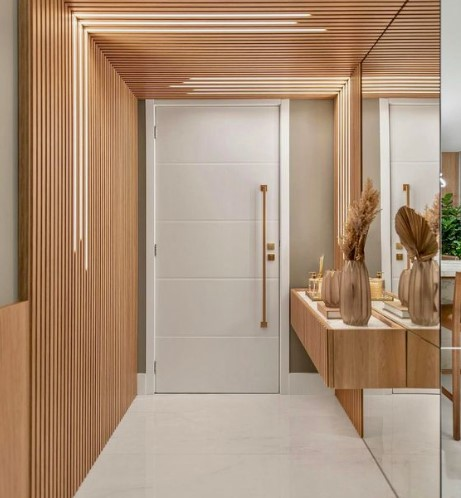
#> input picture entrada.jpg, 461 x 498 px; the run also reads 2 pictures not shown here
$ jupyter execute --allow-errors Trabalho1.ipynb   (shell and % lines are left out)   (older library calls are emulated)
#> lines starting #> are read from the running program, lines starting #| are printed output that depends on the picture; after the words box and inside, x2 and y2 are one past the last pixel; in counts of white or black regions, pixels touching at a corner belong together
Instalacao de dependencias

[cell 1]
# git config --global user.email "you@example.com"
# git config --global user.name "Your Name"

[cell 2]
import numpy as np
import imutils
import cv2
import mahotas
from matplotlib import pyplot as plt

lendo imagem e obendo informacoes de largura altura e canais em pixel

[cell 3]
# Importação das bibliotecas
import cv2
# Leitura da imagem com a função imread()
imagem = cv2.imread('entrada.jpg')
#> imagem is the input picture: shape (498, 461, 3); mean B, G, R 121.3, 144.7, 171.2
print('Largura em pixels: ', end='')
print(imagem.shape[1]) #largura da imagem
#| 461
print('Altura em pixels: ', end='')
print(imagem.shape[0]) #altura da imagem
#| 498
print('Qtde de canais: ', end='')
print(imagem.shape[2])
#| 3
# Mostra a imagem com a função imshow
cv2.imshow("Nome da janela", imagem)
cv2.waitKey(0) #espera pressionar qualquer tecla
# Salvar a imagem no disco com função imwrite()
cv2.imwrite("saida.jpg", imagem)
#> Out = True

2 Sistema de coordenadas e manipulação de pixels

Captura de Caracteristicas de cor

[cell 4]
# Importação das bibliotecas
import cv2
# Leitura da imagem com a função imread()
imagem = cv2.imread('entrada.jpg')

(b, g, r) = imagem[0, 0] #veja que a ordem BGR e não RGB
#> b = 130; g = 150; r = 168
print('O pixel (0, 0) tem as seguintes cores:')
print('Vermelho:', r, 'Verde:', g, 'Azul:', b)
#| Vermelho: 168 Verde: 150 Azul: 130

Coloca tudo em azul

[cell 5]
import cv2
# Leitura da imagem com a função imread()
imagem = cv2.imread('entrada.jpg')
for y in range(0, imagem.shape[0]):
    for x in range(0, imagem.shape[1]):
        imagem[y, x] = (130,0,0)
cv2.imshow("Imagem modificada", imagem)
cv2.waitKey(0) #espera pressionar qualquer tecla

Altera as cores

[cell 6]
import cv2
# Leitura da imagem com a função imread()
imagem = cv2.imread('ponte.png')
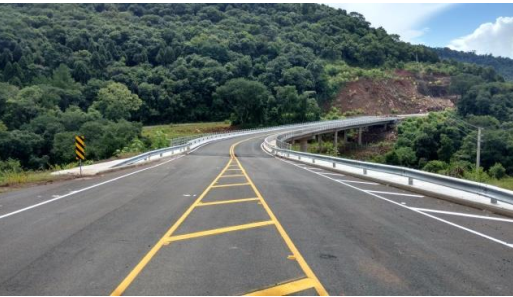
#> input picture ponte.png, 513 x 297 px
#> imagem is the input picture: shape (297, 513, 3); mean B, G, R 106.1, 110.1, 102.4
for y in range(0, imagem.shape[0]): #percorre linhas
    for x in range(0, imagem.shape[1]): #percorre colunas
        imagem[y, x] = (x%256,y%256,x%256)
cv2.imshow("Imagem modificada", imagem)
cv2.waitKey(0)

[cell 7]
import cv2
imagem = cv2.imread('ponte.png')
for y in range(0, imagem.shape[0], 1): #percorre as linhas
    for x in range(0, imagem.shape[1], 1): #percorre as colunas
        imagem[y, x] = (0,(x*y)%256,0)
cv2.imshow("Imagem modificada", imagem)
cv2.waitKey(0)

[cell 8]
import cv2
imagem = cv2.imread('ponte.png')
for y in range(0, imagem.shape[0], 10): #percorre linhas
    for x in range(0, imagem.shape[1], 10): #percorre colunas
        imagem[y:y+5, x: x+5] = (0,255,255)
cv2.imshow("Imagem modificada", imagem)
cv2.waitKey(0)

[cell 9]
imagem[0, 0] = (0, 255, 0) #altera o pixel (0,0) para verde
#> imagem: shape (297, 513, 3); mean B, G, R 79, 146.8, 141

#> (a cell that did not finish here is left out)

[cell 11]
import cv2
image = cv2.imread('ponte.png')
#Cria um retangulo azul por toda a largura da imagem
image[30:50, :] = (255, 0, 0)
#Cria um quadrado vermelho
image[100:150, 50:100] = (0, 0, 255)
#Cria um retangulo amarelo por toda a altura da imagem
image[:, 200:220] = (0, 255, 255)
#Cria um retangulo verde da linha 150 a 300 nas colunas 250 a
350
image[150:300, 250:350] = (0, 255, 0)
#Cria um quadrado ciano da linha 150 a 300 nas colunas 250 a
350
image[300:400, 50:150] = (255, 255, 0)
#Cria um quadrado branco
image[250:350, 300:400] = (255, 255, 255)
#Cria um quadrado preto
image[70:100, 300: 450] = (0, 0, 0)
cv2.imshow("Imagem alterada", image)
cv2.imwrite("alterada.jpg", image)
cv2.waitKey(0)

[cell 12]
import numpy as np
import cv2
imagem = cv2.imread('ponte.png')
vermelho = (0, 0, 255)
verde = (0, 255, 0)
azul = (255, 0, 0)
cv2.line(imagem, (0, 0), (100, 200), verde)
cv2.line(imagem, (300, 200), (150, 150), vermelho, 5)
cv2.rectangle(imagem, (20, 20), (120, 120), azul, 10)
cv2.rectangle(imagem, (200, 50), (225, 125), verde, -1)
(X, Y) = (imagem.shape[1] // 2, imagem.shape[0] // 2)
#> X = 256; Y = 148
for raio in range(0, 175, 15):
    cv2.circle(imagem, (X, Y), raio, vermelho)
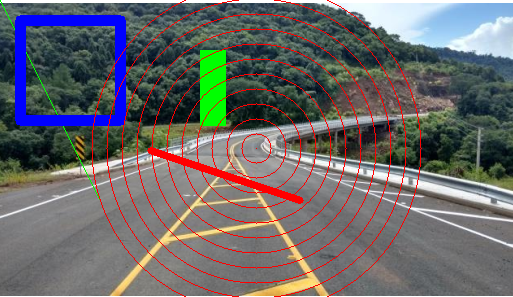
#> imagem: shape (297, 513, 3); mean B, G, R 105.9, 105.6, 106.1
cv2.imshow("Desenhando sobre a imagem", imagem)
cv2.waitKey(0)
#> Out = 113

[cell 13]
import numpy as np
import cv2
imagem = cv2.imread('ponte.png')
fonte = cv2.FONT_HERSHEY_SIMPLEX
#> fonte = 0
cv2.putText(imagem,'OpenCV',(15,65), fonte,2,(255,255,255),2,cv2.LINE_AA)
#> imagem: shape (297, 513, 3); 1.87% of pixels changed, all inside (x1, y1, x2, y2) = (19, 21, 250, 82)
cv2.imshow("Ponte", imagem)
cv2.waitKey(0)
#> Out = 113

4 Transformações e máscaras

[cell 14]
import cv2
imagem = cv2.imread('ponte.png')
recorte = imagem[100:200, 100:200]
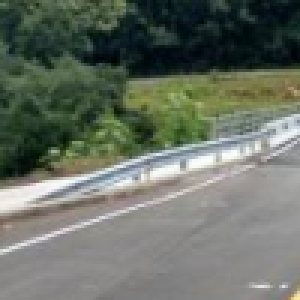
#> recorte: shape (100, 100, 3) (shown 3 times larger); mean B, G, R 100.3, 111.4, 104
cv2.imshow("Recorte da imagem", recorte)
cv2.imwrite("recorte.jpg", recorte) #salva no disco
#> Out = True

[cell 15]
import numpy as np
import cv2
img = cv2.imread('ponte.png')
cv2.imshow("Original", img)
largura = img.shape[1]
#> largura = 513
altura = img.shape[0]
#> altura = 297
proporcao = float(altura/largura)
#> proporcao = 0.579
largura_nova = 320 #em pixels
altura_nova = int(largura_nova*proporcao)
#> altura_nova = 185
tamanho_novo = (largura_nova, altura_nova)
#> tamanho_novo = (320, 185)
img_redimensionada = cv2.resize(img,tamanho_novo, interpolation = cv2.INTER_AREA)
cv2.imshow('Resultado', img_redimensionada)
cv2.waitKey(0)
#> Out = 113

[cell 16]
import numpy as np
import imutils
import cv2
img = cv2.imread('ponte.png')
cv2.imshow("Original", img)
img_redimensionada = img[::2,::2]
#> img_redimensionada: shape (149, 257, 3)
cv2.imshow("Imagem redimensionada", img_redimensionada)
cv2.waitKey(0)
#> Out = 113

[cell 17]
import cv2
img = cv2.imread('ponte.png')
cv2.imshow("Original", img)
flip_horizontal = img[::-1,:] #comando equivalente abaixo
#flip_horizontal = cv2.flip(img, 1)
cv2.imshow("Flip Horizontal", flip_horizontal)
flip_vertical = img[:,::-1] #comando equivalente abaixo
#flip_vertical = cv2.flip(img, 0)
cv2.imshow("Flip Vertical", flip_vertical)
flip_hv = img[::-1,::-1] #comando equivalente abaixo
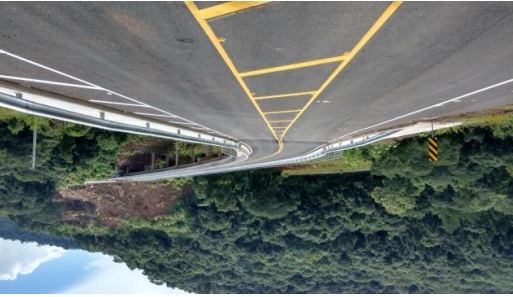
#> flip_hv: shape (297, 513, 3); mean B, G, R 106.1, 110.1, 102.4
#flip_hv = cv2.flip(img, -1)
cv2.imshow("Flip Horizontal e Vertical", flip_hv)
cv2.waitKey(0)
#> Out = 113

[cell 18]
img = cv2.imread('ponte.png')
(alt, lar) = img.shape[:2] #captura altura e largura
#> alt = 297; lar = 513
centro = (lar // 2, alt // 2) #acha o centro
#> centro = (256, 148)
M = cv2.getRotationMatrix2D(centro, 30, 1.0) #30 graus
#> M = [[0.866, 0.5, -39.7], [-0.5, 0.866, 147.8]]
img_rotacionada = cv2.warpAffine(img, M, (lar, alt))
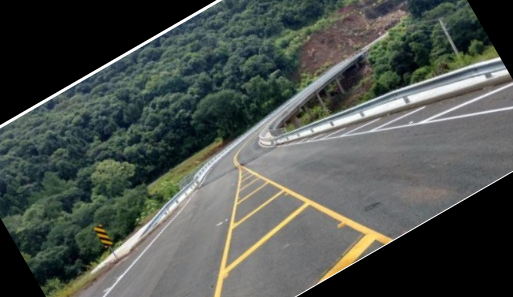
#> img_rotacionada: shape (297, 513, 3); mean B, G, R 77.5, 82.5, 76.9
cv2.imshow("Imagem rotacionada em 45 graus", img_rotacionada)
cv2.waitKey(0)
#> Out = 113

[cell 19]
img = cv2.imread('ponte.png')
cv2.imshow("Original", img)
mascara = np.zeros(img.shape[:2], dtype = "uint8")
(cX, cY) = (img.shape[1] // 2, img.shape[0] // 2)
#> cX = 256; cY = 148
cv2.circle(mascara, (cX, cY), 100, 255, -1)
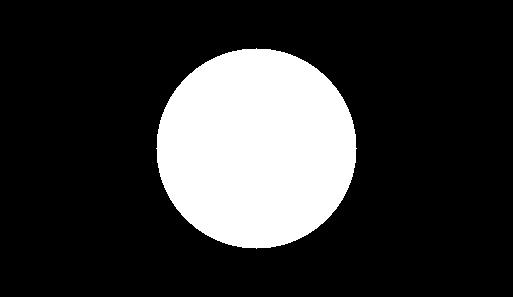
#> mascara: shape (297, 513); 20.6% white; 1 white region, box (x1, y1, x2, y2) and area: (156, 48, 357, 249) 31417
img_com_mascara = cv2.bitwise_and(img, img, mask = mascara)
cv2.imshow("Máscara aplicada à imagem", img_com_mascara)
cv2.waitKey(0)
#> Out = 113

[cell 20]
import cv2
import numpy as np
img = cv2.imread('ponte.png')
cv2.imshow("Original", img)
mascara = np.zeros(img.shape[:2], dtype = "uint8")
(cX, cY) = (img.shape[1] // 2, img.shape[0] // 2)
cv2.circle(mascara, (cX, cY), 180, 255, 70)
#> mascara: shape (297, 513); 33.7% white; 1 white region, box (x1, y1, x2, y2) and area: (41, 0, 472, 297) 51368
cv2.circle(mascara, (cX, cY), 70, 255, -1)
#> mascara: shape (297, 513); 43.8% white; 2 white regions
cv2.imshow("Máscara", mascara)
img_com_mascara = cv2.bitwise_and(img, img, mask = mascara)
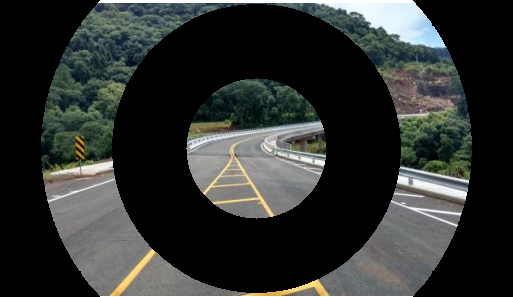
#> img_com_mascara: shape (297, 513, 3); mean B, G, R 47.4, 49.5, 46.6
cv2.imshow("Máscara aplicada à imagem", img_com_mascara)
cv2.waitKey(0)
#> Out = 113

5 Sistemas de cores

[cell 21]
img = cv2.imread('ponte.png')
cv2.imshow("Original", img)
gray = cv2.cvtColor(img, cv2.COLOR_BGR2GRAY)
cv2.imshow("Gray", gray)
hsv = cv2.cvtColor(img, cv2.COLOR_BGR2HSV)
#> hsv: shape (297, 513, 3); mean H, S, V 72, 50.9, 114.4
cv2.imshow("HSV", hsv)
lab = cv2.cvtColor(img, cv2.COLOR_BGR2LAB)
#> lab: shape (297, 513, 3); mean of channels 0, 1, 2 114.8, 124.5, 129.4
cv2.imshow("L*a*b*", lab)
cv2.waitKey(0)
#> Out = 113

[cell 22]
img = cv2.imread('ponte.png')
(canalAzul, canalVerde, canalVermelho) = cv2.split(img)
cv2.imshow("Vermelho", canalVermelho)
cv2.imshow("Verde", canalVerde)
cv2.imshow("Azul", canalAzul)
cv2.waitKey(0)
#> Out = 113

[cell 23]
resultado = cv2.merge([canalAzul, canalVerde, canalVermelho])

[cell 24]
import numpy as np
import cv2
img = cv2.imread('ponte.png')
(canalAzul, canalVerde, canalVermelho) = cv2.split(img)
zeros = np.zeros(img.shape[:2], dtype = "uint8")
cv2.imshow("Vermelho", cv2.merge([zeros, zeros,canalVermelho]))
cv2.imshow("Verde", cv2.merge([zeros, canalVerde, zeros]))
cv2.imshow("Azul", cv2.merge([canalAzul, zeros, zeros]))
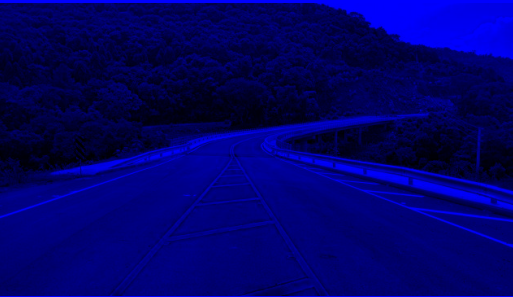
#> window 'Azul': shape (297, 513, 3); mean B, G, R 106.1, 0, 0
cv2.imshow("Original", img)
cv2.waitKey(0)
#> Out = 113

6 Histogramas e equalização de imagem

[cell 25]
from matplotlib import pyplot as plt
import cv2
img = cv2.imread('ponte.png')
img = cv2.cvtColor(img, cv2.COLOR_BGR2GRAY) #converte P&B
cv2.imshow("Imagem P&B", img)
#Função calcHist para calcular o hisograma da imagem
h = cv2.calcHist([img], [0], None, [256], [0, 256])
#> h = 256 values, max 2105 at index 114, min 0 at index 0, mean 595.2
plt.figure()
plt.title("Histograma P&B")
plt.xlabel("Intensidade")
plt.ylabel("Qtde de Pixels")
plt.plot(h)
plt.xlim([0, 256])
plt.show()
#> figure, not shown here; curve peaks at x = 114, y = 2105
cv2.waitKey(0)
plt.hist(img.ravel(),256,[0,256])
plt.show()
#> figure, not shown here; tallest bar 2105 high, from x = 114 to 115

[cell 26]
from matplotlib import pyplot as plt
import numpy as np
import cv2

img = cv2.imread('ponte.png')
cv2.imshow("Imagem Colorida", img)

#Separa os canais
canais = cv2.split(img)
cores = ("b", "g", "r")
plt.figure()
plt.title("'Histograma Colorido")
plt.xlabel("Intensidade")
plt.ylabel("Número de Pixels")
for (canal, cor) in zip(canais, cores):
    #Este loop executa 3 vezes, uma para cada canal
    hist = cv2.calcHist([canal], [0], None, [256], [0, 256])
    plt.plot(hist, color=cor)
    plt.xlim([0, 256])
#> this loop made 3 passes
#> cor on passes 1 to 3: 'b', 'g', 'r'
plt.show()
#> figure, not shown here; curve peaks at x = 255, y = 3010; curve peaks at x = 116, y = 2294; curve peaks at x = 255, y = 2135

[cell 27]
from matplotlib import pyplot as plt
import numpy as np
import cv2
img = cv2.imread('ponte.png')
img = cv2.cvtColor(img, cv2.COLOR_BGR2GRAY)
h_eq = cv2.equalizeHist(img)
plt.figure()
plt.title("Histograma Equalizado")
plt.xlabel("Intensidade")
plt.ylabel("Qtde de Pixels")
plt.hist(h_eq.ravel(), 256, [0,256])
plt.xlim([0, 256])
plt.show()
#> figure, not shown here; tallest bar 2105 high, from x = 146 to 147
plt.figure()
plt.title("Histograma Original")
plt.xlabel("Intensidade")
plt.ylabel("Qtde de Pixels")
plt.hist(img.ravel(), 256, [0,256])
plt.xlim([0, 256])
plt.show()
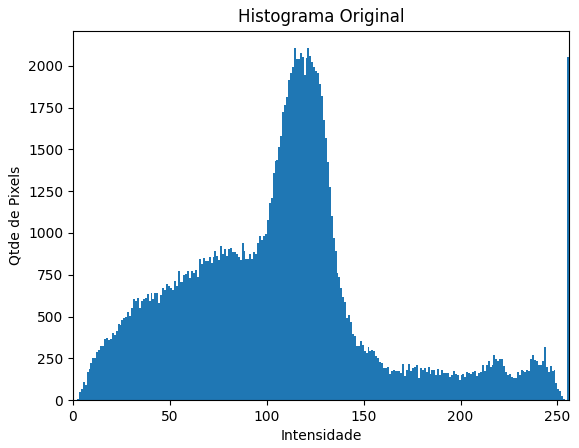
#> figure drawn by matplotlib, 1 panel; tallest bar 2105 high, from x = 114 to 115
cv2.waitKey(0)
#> Out = 113

7 Suavização de imagens

[cell 28]
from matplotlib import pyplot as plt
import numpy as np
import cv2
img = cv2.imread('ponte.png')
img = img[::2,::2] # Diminui a imagem
suave = np.vstack([
    np.hstack([img, cv2.blur(img, ( 3, 3))]),
    np.hstack([cv2.blur(img, (5,5)), cv2.blur(img, ( 7, 7))]),
    np.hstack([cv2.blur(img, (9,9)), cv2.blur(img, (11, 11))]),
    ])
cv2.imshow("Imagens suavisadas (Blur)", suave)
cv2.waitKey(0)
#> Out = 113

[cell 29]
from matplotlib import pyplot as plt
import numpy as np
import cv2
img = cv2.imread('ponte.png')
img = img[::2,::2] # Diminui a imagem
suave = np.vstack([
np.hstack([img,
           cv2.GaussianBlur(img, ( 3, 3), 0)]),
np.hstack([cv2.GaussianBlur(img, ( 5, 5), 0),
           cv2.GaussianBlur(img, ( 7, 7), 0)]),
np.hstack([cv2.GaussianBlur(img, ( 9, 9), 0),
           cv2.GaussianBlur(img, (11, 11), 0)]),
])
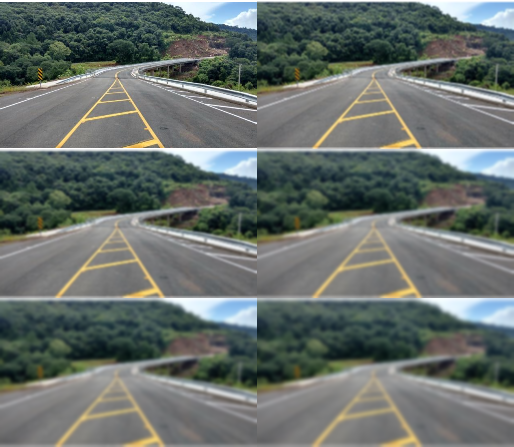
#> suave: shape (447, 514, 3); mean B, G, R 106.6, 110.7, 103
cv2.imshow("Imagem original e suavisadas pelo filtro Gaussiano", suave)
cv2.waitKey(0)
#> Out = 113

[cell 30]
from matplotlib import pyplot as plt
import numpy as np
import cv2
img = cv2.imread('ponte.png')
img = img[::2,::2] # Diminui a imagem
suave = np.vstack([
np.hstack([img, cv2.medianBlur(img, 3)]),
np.hstack([cv2.medianBlur(img, 5), cv2.medianBlur(img, 7)]),
np.hstack([cv2.medianBlur(img, 9), cv2.medianBlur(img, 11)]),
])
cv2.imshow("Imagem original e suavisadas pela mediana", suave)
cv2.waitKey(0)
#> Out = 113

[cell 31]
from matplotlib import pyplot as plt
import numpy as np
import cv2
img = cv2.imread('ponte.png')
img = img[::2,::2] # Diminui a imagem
suave = np.vstack([
np.hstack([img, cv2.bilateralFilter(img, 3, 21, 21)]),
np.hstack([cv2.bilateralFilter(img, 5, 35, 35), cv2.bilateralFilter(img, 7, 49, 49)]),
np.hstack([cv2.bilateralFilter(img, 9, 63, 63), cv2.bilateralFilter(img, 11, 77, 77)]),
])

8 Binarização com limiar

[cell 32]
from matplotlib import pyplot as plt
import numpy as np
import cv2

img = cv2.imread('ponte.png')
img = cv2.cvtColor(img, cv2.COLOR_BGR2GRAY)
suave = cv2.GaussianBlur(img, (7, 7), 0) # aplica blur

(T, bin) = cv2.threshold(suave, 160, 255, cv2.THRESH_BINARY)
(T, binI) = cv2.threshold(suave, 160, 255, cv2.THRESH_BINARY_INV)
resultado = np.vstack([
np.hstack([suave, bin]),
np.hstack([binI, cv2.bitwise_and(img, img, mask = binI)])
])

cv2.imshow("Binarização da imagem", resultado)
cv2.waitKey(0)
#> Out = 113

[cell 33]
from matplotlib import pyplot as plt
import numpy as np
import cv2

img = cv2.imread('ponte.png')
img = cv2.cvtColor(img, cv2.COLOR_BGR2GRAY) # converte
suave = cv2.GaussianBlur(img, (7, 7), 0) # aplica blur
bin1 = cv2.adaptiveThreshold(suave, 255, cv2.ADAPTIVE_THRESH_MEAN_C, cv2.THRESH_BINARY_INV, 21, 5)
bin2 = cv2.adaptiveThreshold(suave, 255, cv2.ADAPTIVE_THRESH_GAUSSIAN_C, cv2.THRESH_BINARY_INV, 21, 5)
resultado = np.vstack([
np.hstack([img, suave]),
np.hstack([bin1, bin2])
])
cv2.imshow("Binarização adaptativa da imagem", resultado)
cv2.waitKey(0)
#> Out = 113

[cell 34]
import mahotas
import numpy as np
import cv2
img = cv2.imread('ponte.png')
img = cv2.cvtColor(img, cv2.COLOR_BGR2GRAY) # converte
suave = cv2.GaussianBlur(img, (7, 7), 0) # aplica blur
T = mahotas.thresholding.otsu(suave)
#> T = 103
temp = img.copy()
temp[temp > T] = 255
temp[temp < 255] = 0
temp = cv2.bitwise_not(temp)
#> (the rest of this cell did not finish here and is left out)

9 Segmentação e métodos de detecção de bordas

[cell 35]
import numpy as np
import cv2
img = cv2.imread('ponte.png')
img = cv2.cvtColor(img, cv2.COLOR_BGR2GRAY)
sobelX = cv2.Sobel(img, cv2.CV_64F, 1, 0)
sobelY = cv2.Sobel(img, cv2.CV_64F, 0, 1)
sobelX = np.uint8(np.absolute(sobelX))
sobelY = np.uint8(np.absolute(sobelY))
sobel = cv2.bitwise_or(sobelX, sobelY)
resultado = np.vstack([
np.hstack([img, sobelX]),
np.hstack([sobelY, sobel])
])
cv2.imshow("Sobel", resultado)
cv2.waitKey(0)
#> Out = 113

[cell 36]
import numpy as np
import cv2
img = cv2.imread('ponte.png')
img = cv2.cvtColor(img, cv2.COLOR_BGR2GRAY)
lap = cv2.Laplacian(img, cv2.CV_64F)
lap = np.uint8(np.absolute(lap))
resultado = np.vstack([img, lap])
cv2.imshow("Filtro Laplaciano", resultado)
cv2.waitKey(0)
#> Out = 113

[cell 37]
import numpy as np
import cv2
img = cv2.imread('ponte.png')
img = cv2.cvtColor(img, cv2.COLOR_BGR2GRAY)
suave = cv2.GaussianBlur(img, (7, 7), 0)
canny1 = cv2.Canny(suave, 20, 120)
canny2 = cv2.Canny(suave, 70, 200)
resultado = np.vstack([
np.hstack([img, suave ]),
np.hstack([canny1, canny2])
])
cv2.imshow("Detector de Bordas Canny", resultado)
cv2.waitKey(0)
#> Out = 113

10 Identificando e contando objetos

[cell 38]
import numpy as np
import cv2
import mahotas

#Função para facilitar a escrita nas imagem

def escreve(img, texto, cor=(255,0,0)):
    fonte = cv2.FONT_HERSHEY_SIMPLEX
    cv2.putText(img, texto, (10,20), fonte, 0.5, cor, 0, cv2.LINE_AA)

imgColorida = cv2.imread('dados.jpg') #Carregamento da imagem

#Se necessário o redimensioamento da imagem pode vir aqui.

#Passo 1: Conversão para tons de cinza
img = cv2.cvtColor(imgColorida, cv2.COLOR_BGR2GRAY)

#Passo 2: Blur/Suavização da imagem
suave = cv2.blur(img, (7, 7))

#Passo 3: Binarização resultando em pixels brancos e pretos
T = mahotas.thresholding.otsu(suave)
#> T = 170
bin = suave.copy()
bin[bin > T] = 255
bin[bin < 255] = 0
bin = cv2.bitwise_not(bin)

#Passo 4: Detecção de bordas com Canny
bordas = cv2.Canny(bin, 70, 150)

#Passo 5: Identificação e contagem dos contornos da imagem
#cv2.RETR_EXTERNAL = conta apenas os contornos externos
(objetos, lx) = cv2.findContours(bordas.copy(), cv2.RETR_EXTERNAL, cv2.CHAIN_APPROX_SIMPLE)
#> objetos = 48 contours, 27 with area under 20; largest, box (x1, y1, x2, y2) and area: (478, 204, 576, 330) 9374, (271, 113, 369, 236) 8282, (436, 373, 457, 389) 236, (349, 236, 364, 254) 168, (427, 90, 441, 100) 95; lx = 48 rows, first 6: [1, -1, -1, -1], [2, 0, -1, -1], [3, 1, -1, -1], [4, 2, -1, -1], [5, 3, -1, -1], [6, 4, -1, -1]

#A variável lx (lixo) recebe dados que não são utilizados
escreve(img, "Imagem em tons de cinza", 0)
#> in escreve, `fonte = cv2.FONT_HERSHEY_SIMPLEX`: fonte = 0
escreve(suave, "Suavizacao com Blur", 0)
escreve(bin, "Binarizacao com Metodo Otsu", 255)
escreve(bordas, "Detector de bordas Canny", 255)
temp = np.vstack([
    np.hstack([img, suave]),
    np.hstack([bin, bordas])
])
cv2.imshow("Quantidade de objetos: "+str(len(objetos)), temp)
cv2.waitKey(0)

imgC2 = imgColorida.copy()
cv2.imshow("Imagem Original", imgColorida)
cv2.drawContours(imgC2, objetos, -1, (255, 0, 0), 2)
escreve(imgC2, str(len(objetos))+" objetos encontrados!")
cv2.imshow("Resultado", imgC2)
cv2.waitKey(0)
#> Out = 113

11 Detecção de faces em imagens

[cell 39]
import cv2

#Carrega arquivo e converte para tons de cinza
i = cv2.imread('rostos.jpg')
#> (the rest of this cell did not finish here and is left out)

[cell 40]
import os, cv2
#Faz a varredura do diretório imagens buscando arquivos JPG, JPEG e PNG.

diretorio = 'imagens'
#> (the rest of this cell did not finish here and is left out)

12 Detecção de faces em vídeos

[cell 41]
import cv2
def redim(img, largura): #função para redimensionar uma imagem
#> called with largura = 320
    alt = int(img.shape[0]/img.shape[1]*largura)
#> alt = 180
    img = cv2.resize(img, (largura, alt), interpolation = cv2.INTER_AREA)
    return img

#Cria o detector de faces baseado no XML
df = cv2.CascadeClassifier('haarcascade_frontalface_default.xml')

#Abre um vídeo gravado em disco
camera = cv2.VideoCapture('video.mp4')

#Também é possível abrir a próprio webcam
#do sistema para isso segue código abaixo
#camera = cv2.VideoCapture(0)
while True:
    #read() retorna 1-Se houve sucesso e 2-O próprio frame
    (sucesso, frame) = camera.read()
    if not sucesso: #final do vídeo
        break

    #reduz tamanho do frame para acelerar processamento
    frame = redim(frame, 320)

    #converte para tons de cinza
    frame_pb = cv2.cvtColor(frame, cv2.COLOR_BGR2GRAY)

    #detecta as faces no frame
    faces = df.detectMultiScale(frame_pb, scaleFactor = 1.1, minNeighbors=3, minSize=(20,20), flags=cv2.CASCADE_SCALE_IMAGE)
#> faces = ()
    frame_temp = frame.copy()

    for (x, y, lar, alt) in faces:
        cv2.rectangle(frame_temp, (x, y), (x + lar, y + alt), (0, 255, 255), 2)
#> this loop made 0 passes

    #Exibe um frame redimensionado (com perca de qualidade)
    cv2.imshow("Encontrando faces...", redim(frame_temp, 640))

    #Espera que a tecla 's' seja pressionada para sair
    if cv2.waitKey(1) & 0xFF == ord("s"):
#> (key q is pressed here)
        break

#fecha streaming
camera.release()
cv2.destroyAllWindows()
